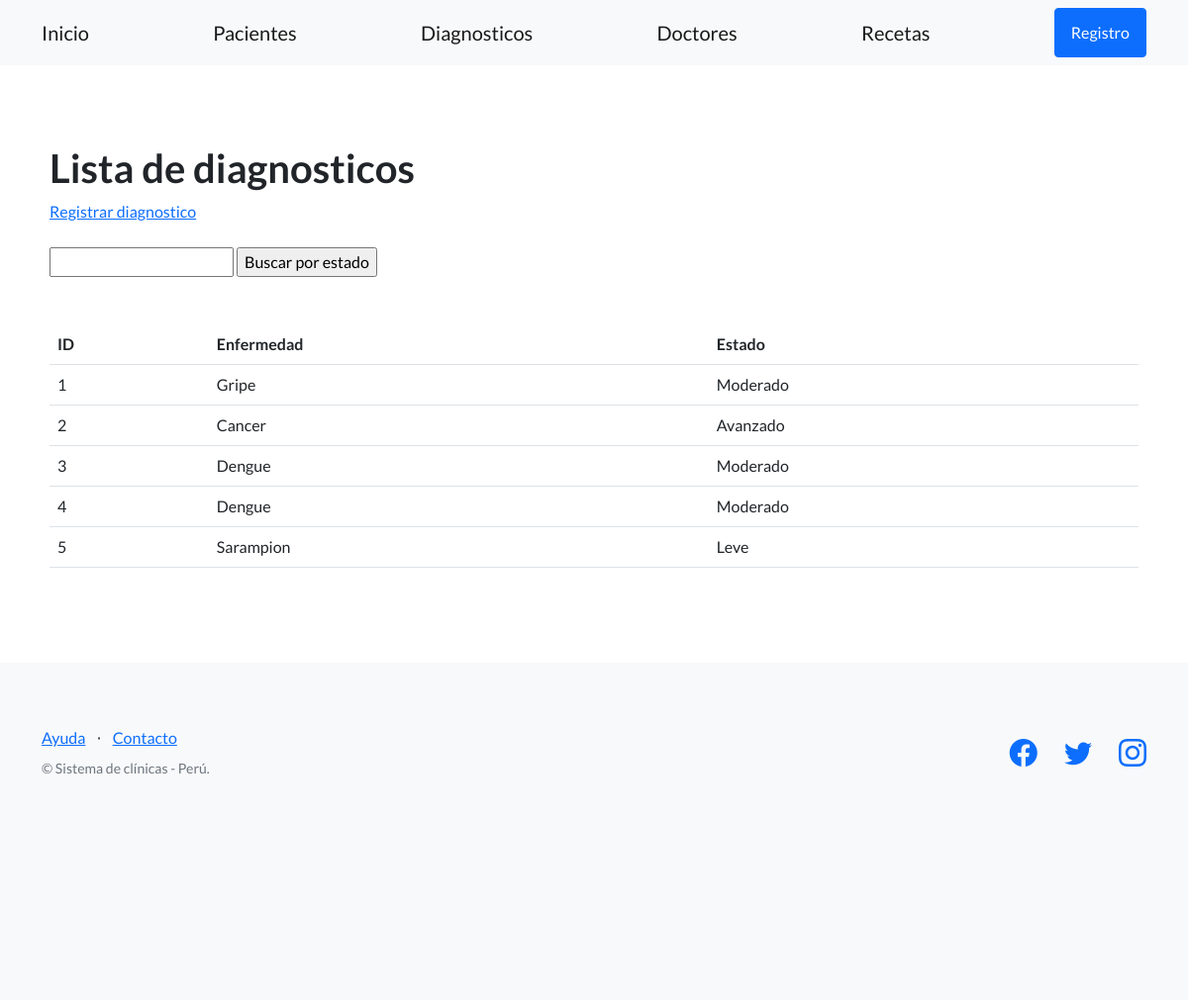
/clinica/diagnosticos/, run on the app's committed database.
### control_clinica/models.py (models this page shows, shortened)
class Diagnostico(models.Model):
    enfermedad = models.CharField(max_length=164)
    estado = models.CharField(max_length=164)

### control_clinica/views.py (the view)
# urls.py: path('diagnosticos/', DiagnosticoListView.as_view(), name='listar_diagnosticos'),
class DiagnosticoListView(ListView):
    model = Diagnostico
    template_name='control_clinica/lista_diagnosticos.html'

### control_clinica/templates/control_clinica/lista_diagnosticos.html (shortened to what this page needs)
{% extends "control_clinica/base.html" %}
{% block contenido %}
<section>
    <div>
        <h1>Lista de diagnosticos</h1>
        <a href="{% url 'registrar_diagnostico' %}">Registrar diagnostico</a>
        <br><br>
        <form action="{% url 'buscar_estado' %}" method="post">
            <input type="text" name="busqueda">
            <input type="submit" value="Buscar por estado">
        </form>
        <br><br>
        <table class="table">
            <tbody>
                <tr>
                    <th>ID</th>
                    <th>Enfermedad</th>
                    <th>Estado</th>
                </tr>
                {% for diagnostico in object_list %}
                <tr>
                    <td>{{ diagnostico.id }} </td>
                    <td>{{ diagnostico.enfermedad}} </td>
                    <td>{{ diagnostico.estado }} </td>
                </tr>
                {% endfor %}
            </tbody>
        </table>
    </div>
</section>
{% endblock contenido %}

### data on the page
Diagnostico: id "1", enfermedad "Gripe", estado "Moderado"
Diagnostico: id "2", enfermedad "Cancer", estado "Avanzado"
Diagnostico: id "3", enfermedad "Dengue", estado "Moderado"
Diagnostico: id "4", enfermedad "Dengue", estado "Moderado"
Diagnostico: id "5", enfermedad "Sarampion", estado "Leve"
